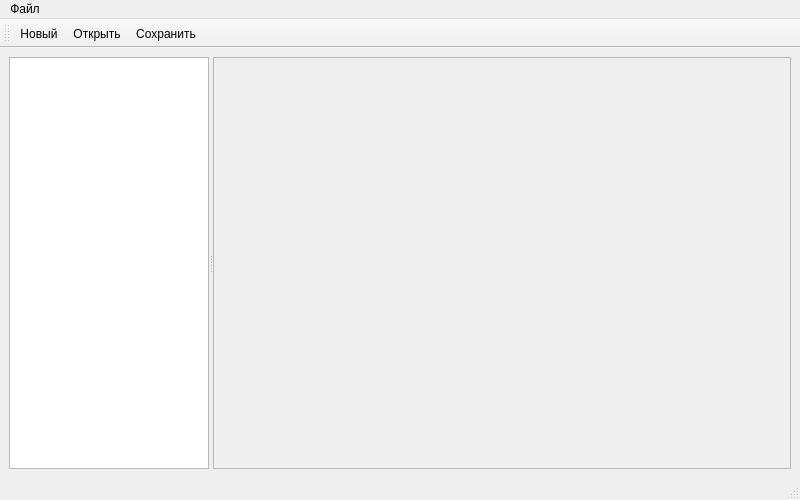
<?xml version="1.0" encoding="UTF-8"?>
<ui version="4.0">
 <class>MainWindow</class>
 <widget class="QMainWindow" name="MainWindow">
  <property name="geometry">
   <rect>
    <x>0</x>
    <y>0</y>
    <width>800</width>
    <height>500</height>
   </rect>
  </property>
  <property name="windowTitle">
   <string>Текстовый редактор (Factory Method)</string>
  </property>
  <widget class="QWidget" name="centralwidget">
   <layout class="QHBoxLayout" name="horizontalLayout">
    <item>
     <widget class="QSplitter" name="splitter">
      <property name="orientation">
       <enum>Qt::Orientation::Horizontal</enum>
      </property>
      <widget class="QListWidget" name="docList">
       <property name="maximumSize">
        <size>
         <width>200</width>
         <height>16777215</height>
        </size>
       </property>
      </widget>
      <widget class="QTextEdit" name="textEdit">
       <property name="enabled">
        <bool>false</bool>
       </property>
      </widget>
     </widget>
    </item>
   </layout>
  </widget>
  <widget class="QMenuBar" name="menubar">
   <property name="geometry">
    <rect>
     <x>0</x>
     <y>0</y>
     <width>800</width>
     <height>30</height>
    </rect>
   </property>
   <widget class="QMenu" name="menuFile">
    <property name="title">
     <string>Файл</string>
    </property>
    <addaction name="actionNew"/>
    <addaction name="actionOpen"/>
    <addaction name="actionSave"/>
    <addaction name="actionClose"/>
    <addaction name="separator"/>
    <addaction name="actionGraphicEditor"/>
   </widget>
   <addaction name="menuFile"/>
  </widget>
  <widget class="QToolBar" name="toolBar">
   <property name="windowTitle">
    <string>Файл</string>
   </property>
   <attribute name="toolBarArea">
    <enum>TopToolBarArea</enum>
   </attribute>
   <attribute name="toolBarBreak">
    <bool>false</bool>
   </attribute>
   <addaction name="actionNew"/>
   <addaction name="actionOpen"/>
   <addaction name="actionSave"/>
  </widget>
  <widget class="QStatusBar" name="statusBar"/>
  <action name="actionNew">
   <property name="text">
    <string>Новый</string>
   </property>
   <property name="shortcut">
    <string>Ctrl+N</string>
   </property>
  </action>
  <action name="actionOpen">
   <property name="text">
    <string>Открыть...</string>
   </property>
   <property name="shortcut">
    <string>Ctrl+O</string>
   </property>
  </action>
  <action name="actionSave">
   <property name="text">
    <string>Сохранить</string>
   </property>
   <property name="shortcut">
    <string>Ctrl+S</string>
   </property>
  </action>
  <action name="actionClose">
   <property name="text">
    <string>Закрыть</string>
   </property>
   <property name="shortcut">
    <string>Ctrl+W</string>
   </property>
  </action>
  <action name="actionGraphicEditor">
   <property name="text">
    <string>Графический редактор</string>
   </property>
  </action>
 </widget>
 <resources/>
 <connections/>
</ui>
